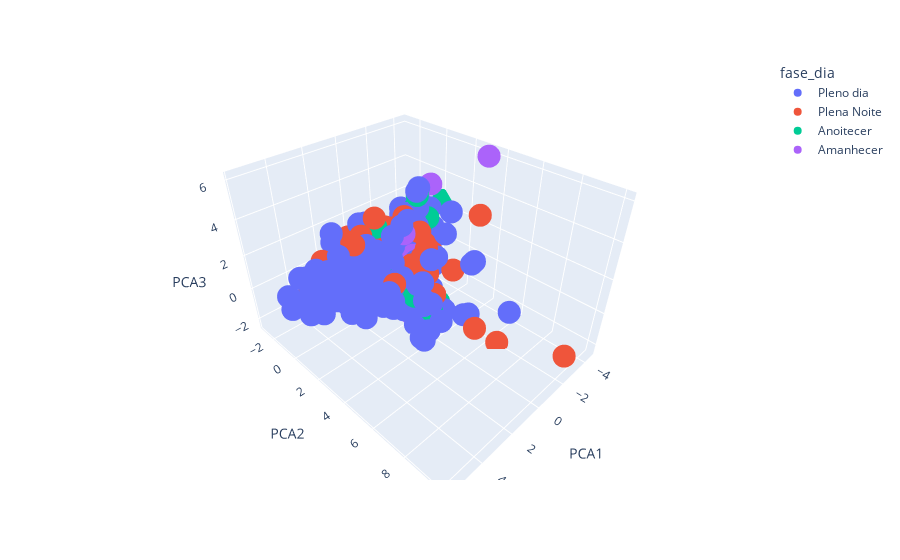

Notebook code for this chart:
### Code cell
fig = px.scatter_3d(prf_rain_data, x='PCA1', y='PCA2', z='PCA3',
              color='fase_dia')
fig.show()
